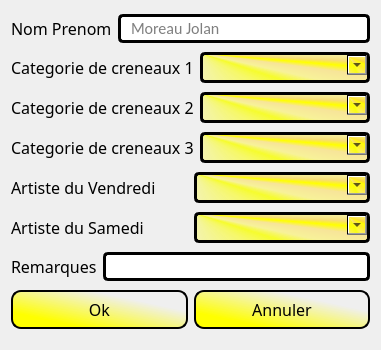
<?xml version="1.0" encoding="UTF-8"?>
<ui version="4.0">
 <class>Ajout_Benevoles</class>
 <widget class="QDialog" name="Ajout_Benevoles">
  <property name="geometry">
   <rect>
    <x>0</x>
    <y>0</y>
    <width>381</width>
    <height>350</height>
   </rect>
  </property>
  <property name="windowTitle">
   <string>Ajouter un benevole</string>
  </property>
  <layout class="QGridLayout" name="gridLayout">
   <item row="0" column="0">
    <layout class="QHBoxLayout" name="horizontalLayout">
     <item>
      <widget class="QLabel" name="lnom">
       <property name="font">
        <font>
         <family>Cooper Black</family>
         <pointsize>12</pointsize>
        </font>
       </property>
       <property name="text">
        <string>Nom Prenom</string>
       </property>
      </widget>
     </item>
     <item>
      <widget class="QLineEdit" name="nom">
       <property name="font">
        <font>
         <family>Calibri</family>
         <pointsize>12</pointsize>
        </font>
       </property>
       <property name="styleSheet">
        <string notr="true">QLineEdit {
     border: 3px solid black;
     border-radius: 5px;
     padding: 0 8px;
     selection-background-color: black ;
 }
QLineEdit::hover {
     border: 3px solid  qlineargradient(spread:pad, x1:0, y1:0, x2:0.0511364, y2:0.034, stop:0 rgba(255, 255, 255, 255), stop:0.965909 rgba(0, 156, 0, 167));
     border-radius: 5px;
     padding: 0 8px;
     selection-background-color: black ;
 }

QLineEdit::focus {
     border: 3px solid  qlineargradient(spread:pad, x1:0, y1:0, x2:0.0511364, y2:0.034, stop:0 rgba(255, 255, 255, 255), stop:0.965909 rgba(0, 156, 0, 167));
     border-radius: 5px;
     padding: 0 8px;
     selection-background-color: black ;
 }</string>
       </property>
       <property name="placeholderText">
        <string>Moreau Jolan</string>
       </property>
      </widget>
     </item>
    </layout>
   </item>
   <item row="1" column="0">
    <layout class="QHBoxLayout" name="horizontalLayout_2">
     <item>
      <widget class="QLabel" name="lcre1">
       <property name="font">
        <font>
         <family>Cooper Black</family>
         <pointsize>12</pointsize>
        </font>
       </property>
       <property name="text">
        <string>Categorie de creneaux 1</string>
       </property>
      </widget>
     </item>
     <item>
      <widget class="QComboBox" name="cre1">
       <property name="font">
        <font>
         <family>Calibri</family>
         <pointsize>12</pointsize>
        </font>
       </property>
       <property name="styleSheet">
        <string notr="true">QComboBox{
border : 3px solid black;
border-radius : 5px;
background : qconicalgradient(cx:0, cy:0, angle:135, stop:0 rgba(255, 255, 0, 255), stop:0.375 rgba(255, 255, 0, 69), stop:0.423533 rgba(251, 255, 0, 145), stop:0.45 rgba(247, 255, 0, 208), stop:0.477581 rgba(255, 244, 71, 130), stop:0.518717 rgba(255, 218, 71, 130), stop:0.55 rgba(255, 255, 0, 255), stop:0.57754 rgba(255, 203, 0, 130), stop:0.625 rgba(255, 255, 0, 69), stop:1 rgba(255, 255, 0, 69));
padding-left : 10px;
padding-bottom: 2px;
}

QComboBox::drop-down {
    subcontrol-origin: padding;
    subcontrol-position: top right;
    width: 20px;
	height: 20px;

}

QComboBox::hover{
border : 3px solid darkGreen;
border-radius : 5px;
background : yellow;
padding-left : 10px;
padding-bottom: 2px
}

QComboBox::on {
border : 3px solid transparent;
border-radius : 5px;
background : yellow;
padding-left : 10px;
padding-bottom: 2px
}

QComboBox QAbstractItemView {
	border: 3px solid black;
	color: black;
    selection-background-color: yellow;
	selection-color: black;
}


</string>
       </property>
      </widget>
     </item>
    </layout>
   </item>
   <item row="2" column="0">
    <layout class="QHBoxLayout" name="horizontalLayout_3">
     <item>
      <widget class="QLabel" name="lcre2">
       <property name="font">
        <font>
         <family>Cooper Black</family>
         <pointsize>12</pointsize>
        </font>
       </property>
       <property name="text">
        <string>Categorie de creneaux 2</string>
       </property>
      </widget>
     </item>
     <item>
      <widget class="QComboBox" name="cre2">
       <property name="font">
        <font>
         <family>Calibri</family>
         <pointsize>12</pointsize>
        </font>
       </property>
       <property name="styleSheet">
        <string notr="true">QComboBox{
border : 3px solid black;
border-radius : 5px;
background : qconicalgradient(cx:0, cy:0, angle:135, stop:0 rgba(255, 255, 0, 255), stop:0.375 rgba(255, 255, 0, 69), stop:0.423533 rgba(251, 255, 0, 145), stop:0.45 rgba(247, 255, 0, 208), stop:0.477581 rgba(255, 244, 71, 130), stop:0.518717 rgba(255, 218, 71, 130), stop:0.55 rgba(255, 255, 0, 255), stop:0.57754 rgba(255, 203, 0, 130), stop:0.625 rgba(255, 255, 0, 69), stop:1 rgba(255, 255, 0, 69));
padding-left : 10px;
padding-bottom: 2px;
}

QComboBox::drop-down {
    subcontrol-origin: padding;
    subcontrol-position: top right;
    width: 20px;
	height: 20px;

}

QComboBox::hover{
border : 3px solid darkGreen;
border-radius : 5px;
background : yellow;
padding-left : 10px;
padding-bottom: 2px
}

QComboBox::on {
border : 3px solid transparent;
border-radius : 5px;
background : yellow;
padding-left : 10px;
padding-bottom: 2px
}

QComboBox QAbstractItemView {
	border: 3px solid black;
	color: black;
    selection-background-color: yellow;
	selection-color: black;
}


</string>
       </property>
      </widget>
     </item>
    </layout>
   </item>
   <item row="3" column="0">
    <layout class="QHBoxLayout" name="horizontalLayout_4">
     <item>
      <widget class="QLabel" name="lcre3">
       <property name="font">
        <font>
         <family>Cooper Black</family>
         <pointsize>12</pointsize>
        </font>
       </property>
       <property name="text">
        <string>Categorie de creneaux 3</string>
       </property>
      </widget>
     </item>
     <item>
      <widget class="QComboBox" name="cre3">
       <property name="font">
        <font>
         <family>Calibri</family>
         <pointsize>12</pointsize>
        </font>
       </property>
       <property name="styleSheet">
        <string notr="true">QComboBox{
border : 3px solid black;
border-radius : 5px;
background : qconicalgradient(cx:0, cy:0, angle:135, stop:0 rgba(255, 255, 0, 255), stop:0.375 rgba(255, 255, 0, 69), stop:0.423533 rgba(251, 255, 0, 145), stop:0.45 rgba(247, 255, 0, 208), stop:0.477581 rgba(255, 244, 71, 130), stop:0.518717 rgba(255, 218, 71, 130), stop:0.55 rgba(255, 255, 0, 255), stop:0.57754 rgba(255, 203, 0, 130), stop:0.625 rgba(255, 255, 0, 69), stop:1 rgba(255, 255, 0, 69));
padding-left : 10px;
padding-bottom: 2px;
}

QComboBox::drop-down {
    subcontrol-origin: padding;
    subcontrol-position: top right;
    width: 20px;
	height: 20px;

}

QComboBox::hover{
border : 3px solid darkGreen;
border-radius : 5px;
background : yellow;
padding-left : 10px;
padding-bottom: 2px
}

QComboBox::on {
border : 3px solid transparent;
border-radius : 5px;
background : yellow;
padding-left : 10px;
padding-bottom: 2px
}

QComboBox QAbstractItemView {
	border: 3px solid black;
	color: black;
    selection-background-color: yellow;
	selection-color: black;
}


</string>
       </property>
      </widget>
     </item>
    </layout>
   </item>
   <item row="4" column="0">
    <layout class="QHBoxLayout" name="horizontalLayout_5">
     <item>
      <widget class="QLabel" name="lartisteV">
       <property name="font">
        <font>
         <family>Cooper Black</family>
         <pointsize>12</pointsize>
        </font>
       </property>
       <property name="text">
        <string>Artiste du Vendredi</string>
       </property>
      </widget>
     </item>
     <item>
      <widget class="QComboBox" name="artisteV">
       <property name="font">
        <font>
         <family>Calibri</family>
         <pointsize>12</pointsize>
        </font>
       </property>
       <property name="styleSheet">
        <string notr="true">QComboBox{
border : 3px solid black;
border-radius : 5px;
background : qconicalgradient(cx:0, cy:0, angle:135, stop:0 rgba(255, 255, 0, 255), stop:0.375 rgba(255, 255, 0, 69), stop:0.423533 rgba(251, 255, 0, 145), stop:0.45 rgba(247, 255, 0, 208), stop:0.477581 rgba(255, 244, 71, 130), stop:0.518717 rgba(255, 218, 71, 130), stop:0.55 rgba(255, 255, 0, 255), stop:0.57754 rgba(255, 203, 0, 130), stop:0.625 rgba(255, 255, 0, 69), stop:1 rgba(255, 255, 0, 69));
padding-left : 10px;
padding-bottom: 2px;
}

QComboBox::drop-down {
    subcontrol-origin: padding;
    subcontrol-position: top right;
    width: 20px;
	height: 20px;

}

QComboBox::hover{
border : 3px solid darkGreen;
border-radius : 5px;
background : yellow;
padding-left : 10px;
padding-bottom: 2px
}

QComboBox::on {
border : 3px solid transparent;
border-radius : 5px;
background : yellow;
padding-left : 10px;
padding-bottom: 2px
}

QComboBox QAbstractItemView {
	border: 3px solid black;
	color: black;
    selection-background-color: yellow;
	selection-color: black;
}


</string>
       </property>
      </widget>
     </item>
    </layout>
   </item>
   <item row="6" column="0">
    <layout class="QHBoxLayout" name="horizontalLayout_7">
     <item>
      <widget class="QLabel" name="lremarques">
       <property name="font">
        <font>
         <family>Cooper Black</family>
         <pointsize>12</pointsize>
        </font>
       </property>
       <property name="text">
        <string>Remarques</string>
       </property>
      </widget>
     </item>
     <item>
      <widget class="QLineEdit" name="remarques">
       <property name="font">
        <font>
         <family>Calibri</family>
         <pointsize>12</pointsize>
        </font>
       </property>
       <property name="styleSheet">
        <string notr="true">QLineEdit {
     border: 3px solid black;
     border-radius: 5px;
     padding: 0 8px;
     selection-background-color: black ;
 }
QLineEdit::hover {
     border: 3px solid  qlineargradient(spread:pad, x1:0, y1:0, x2:0.0511364, y2:0.034, stop:0 rgba(255, 255, 255, 255), stop:0.965909 rgba(0, 156, 0, 167));
     border-radius: 5px;
     padding: 0 8px;
     selection-background-color: black ;
 }

QLineEdit::focus {
     border: 3px solid  qlineargradient(spread:pad, x1:0, y1:0, x2:0.0511364, y2:0.034, stop:0 rgba(255, 255, 255, 255), stop:0.965909 rgba(0, 156, 0, 167));
     border-radius: 5px;
     padding: 0 8px;
     selection-background-color: black ;
 }</string>
       </property>
       <property name="placeholderText">
        <string/>
       </property>
      </widget>
     </item>
    </layout>
   </item>
   <item row="7" column="0">
    <layout class="QHBoxLayout" name="horizontalLayout_8">
     <item>
      <widget class="QPushButton" name="ok">
       <property name="font">
        <font>
         <family>Cooper Black</family>
         <pointsize>12</pointsize>
        </font>
       </property>
       <property name="styleSheet">
        <string notr="true">QPushButton{   
	 background-color: qlineargradient(spread:pad, x1:0.738227, y1:0.278, x2:0, y2:1, stop:0 rgba(255, 255, 255, 0), stop:0.710227 rgba(255, 255, 0, 255));   
	 border-style: outset;    
	 border-width: 2px;
     border-radius: 10px;   
     border-color: black;    
    min-width: 10em;    
    padding: 6px;}

QPushButton::hover{   background-color: yellow;    border-style: inset;  border-color: darkGreen }
QPushButton::pressed {    background-color: yellow;    border-style: inset; border-color:beige }
</string>
       </property>
       <property name="text">
        <string>Ok</string>
       </property>
      </widget>
     </item>
     <item>
      <widget class="QPushButton" name="annuler">
       <property name="font">
        <font>
         <family>Cooper Black</family>
         <pointsize>12</pointsize>
        </font>
       </property>
       <property name="styleSheet">
        <string notr="true">QPushButton{   
	 background-color: qlineargradient(spread:pad, x1:0.738227, y1:0.278, x2:0, y2:1, stop:0 rgba(255, 255, 255, 0), stop:0.710227 rgba(255, 255, 0, 255));   
	 border-style: outset;    
	 border-width: 2px;
     border-radius: 10px;   
     border-color: black;    
    min-width: 10em;    
    padding: 6px;}

QPushButton::hover{   background-color: yellow;    border-style: inset;  border-color: darkGreen }
QPushButton::pressed {    background-color: yellow;    border-style: inset; border-color:beige }</string>
       </property>
       <property name="text">
        <string>Annuler</string>
       </property>
      </widget>
     </item>
    </layout>
   </item>
   <item row="5" column="0">
    <layout class="QHBoxLayout" name="horizontalLayout_6">
     <item>
      <widget class="QLabel" name="lartisteS">
       <property name="font">
        <font>
         <family>Cooper Black</family>
         <pointsize>12</pointsize>
        </font>
       </property>
       <property name="text">
        <string>Artiste du Samedi</string>
       </property>
      </widget>
     </item>
     <item>
      <widget class="QComboBox" name="artisteS">
       <property name="font">
        <font>
         <family>Calibri</family>
         <pointsize>12</pointsize>
        </font>
       </property>
       <property name="styleSheet">
        <string notr="true">QComboBox{
border : 3px solid black;
border-radius : 5px;
background : qconicalgradient(cx:0, cy:0, angle:135, stop:0 rgba(255, 255, 0, 255), stop:0.375 rgba(255, 255, 0, 69), stop:0.423533 rgba(251, 255, 0, 145), stop:0.45 rgba(247, 255, 0, 208), stop:0.477581 rgba(255, 244, 71, 130), stop:0.518717 rgba(255, 218, 71, 130), stop:0.55 rgba(255, 255, 0, 255), stop:0.57754 rgba(255, 203, 0, 130), stop:0.625 rgba(255, 255, 0, 69), stop:1 rgba(255, 255, 0, 69));
padding-left : 10px;
padding-bottom: 2px;
}

QComboBox::drop-down {
    subcontrol-origin: padding;
    subcontrol-position: top right;
    width: 20px;
	height: 20px;

}

QComboBox::hover{
border : 3px solid darkGreen;
border-radius : 5px;
background : yellow;
padding-left : 10px;
padding-bottom: 2px
}

QComboBox::on {
border : 3px solid transparent;
border-radius : 5px;
background : yellow;
padding-left : 10px;
padding-bottom: 2px
}

QComboBox QAbstractItemView {
	border: 3px solid black;
	color: black;
    selection-background-color: yellow;
	selection-color: black;
}


</string>
       </property>
      </widget>
     </item>
    </layout>
   </item>
  </layout>
 </widget>
 <layoutdefault spacing="6" margin="11"/>
 <resources/>
 <connections/>
</ui>
